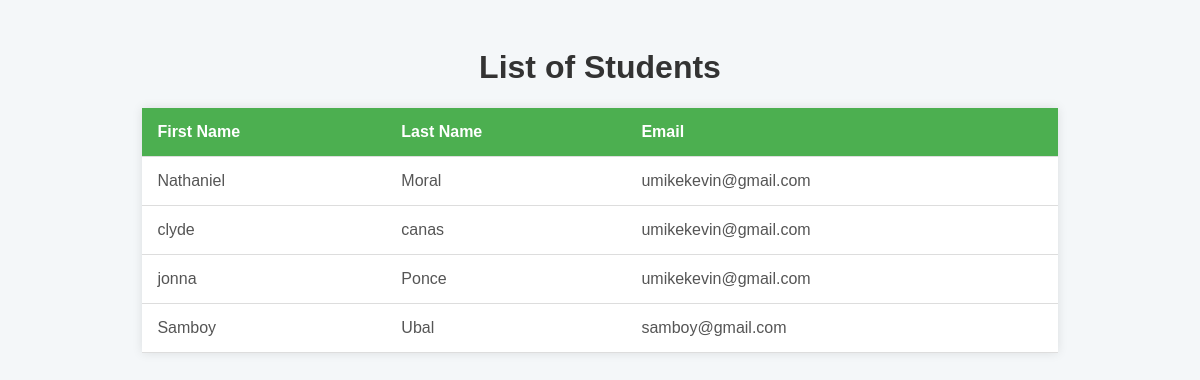
The page /students/ on the database its author committed.
### myapp/models.py (models this page shows, shortened)
class Student(models.Model):
    first_name = models.CharField(max_length=100)  # Field para sa first name
    last_name = models.CharField(max_length=100)  # Field para sa last name
    email = models.EmailField()  # Field para sa email address
    date_of_birth = models.DateField()  # Field para sa birthday
    enrollment_date = models.DateTimeField(auto_now_add=True)  # Field para sa date kung kailan na-enroll

### myapp/views.py (the view)
# urls.py: path('students/', student_list, name='student_list'),
def student_list(request):
    students = Student.objects.all()
    return render(request, 'myapp/student_list.html', {'students': students})

### myapp/templates/myapp/student_list.html (shortened to what this page needs)
<!DOCTYPE html>
<html lang="en">
<head>
</head>
<body>
    <h1>List of Students</h1>
    {% if students %}
    <table>
        <thead>
            <tr>
                <th>First Name</th>
                <th>Last Name</th>
                <th>Email</th>
            </tr>
        </thead>
        <tbody>
            {% for student in students %}
            <tr>
                <td>{{ student.first_name }}</td>
                <td>{{ student.last_name }}</td>
                <td>{{ student.email }}</td>
            </tr>
            {% endfor %}
        </tbody>
    </table>
    {% else %}
    <div class="no-data">No students found.</div>
    {% endif %}
</body>
</html>

### myapp/templates/myapp/student_list.html (style rules this page uses)
body { font-family: Arial, sans-serif; background-color: #f4f7f9; padding: 20px; }
h1 { text-align: center; color: #333; }
table { width: 80%; margin: 20px auto; border-collapse: collapse; background-color: #fff; box-shadow: 0 0 10px rgba(0, 0, 0, 0.1); }
th, td { padding: 15px; text-align: left; border-bottom: 1px solid #ddd; }
th { background-color: #4CAF50; color: white; }
td { color: #555; }

### rows shown on the page
Student: first_name "Nathaniel", last_name "Moral", email "umikekevin@gmail.com"
Student: first_name "clyde", last_name "canas", email "umikekevin@gmail.com"
Student: first_name "jonna", last_name "Ponce", email "umikekevin@gmail.com"
Student: first_name "Samboy", last_name "Ubal", email "samboy@gmail.com"
